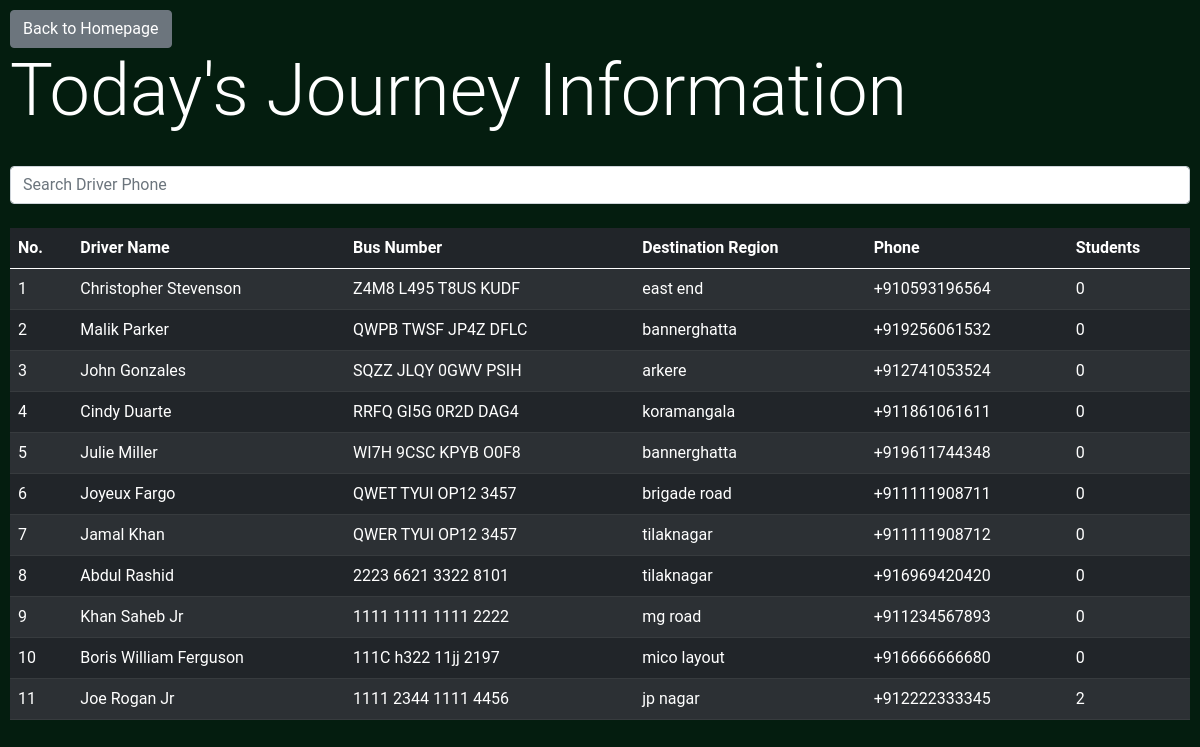
/admin/get_journey_info (signed in), run on an earlier commit of the app's database.
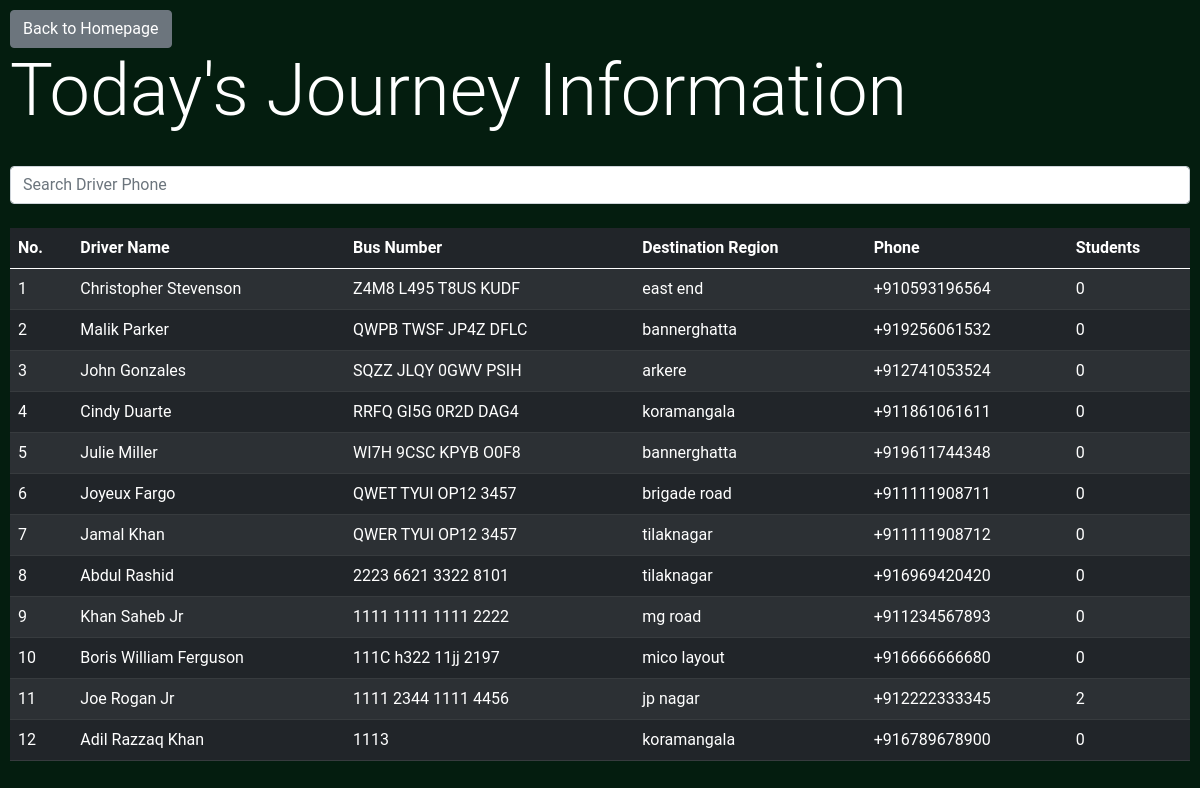
And on a later commit of the database.
### BusManager/models.py (models this page shows, shortened)
class DriverModel(db.Model):
	id = db.Column(db.Integer, primary_key=True)
	name = db.Column(db.String)
	phone = db.Column(db.String)
	bus_number = db.Column(db.String)
	location = db.relationship('LocationModel', secondary=driver_location_association, backref=db.backref('drivers', lazy='dynamic'))
	license_number  = db.Column(db.String)
	experience = db.Column(db.Integer) #Accept in terms of years
	average_rating = db.Column(db.Float) #1-5 Stars (decimal -> resolve in frontend)
	total_ratings = db.Column(db.Integer)
	rating_count = db.Column(db.Integer)
	profile_image = db.Column(db.String) #RawBytes or Hosted Location???
	is_verified = db.Column(db.Boolean)
	phone_verified = db.Column(db.Boolean)
	journeys = db.relationship('JourneyModel', backref='driver')

class LocationModel(db.Model):
	id = db.Column(db.Integer, primary_key=True)
	location_name = db.Column(db.String)

### BusManager/admin/routes.py (the view)
@admin.route('/get_journey_info')
@login_required
def get_journey_info():
	data = []
	drivers = DriverModel.query.all()
	for driver in drivers:
		jn = 0
		for journey in driver.journeys:
			if(journey.timestamp.day == datetime.datetime.utcnow().day):
				jn += 1
		data.append({'driver': driver, 'students': jn})
	return render_template('journey_info.html', title='Journey Information', data=data)

### BusManager/models.py (called while the page is built)
@login_manager.user_loader
def load_user(user_id):
    return AdminUser.query.get(int(user_id))

### BusManager/templates/journey_info.html (shortened to what this page needs)
{% extends 'bs_layout.html' %}
{% block content %}
<a class="btn btn-secondary" href="{{url_for('admin.admin_home')}}">Back to Homepage</a>
<h1 class='display-2'>Today's Journey Information</h1>
<br>
<input type="text" id="searchbar" class="form-control" placeholder="Search Driver Phone" onkeyup="tableFilterer(4)"><br>
<table class="table table-striped table-dark" id="tbl">
  <thead>
    <tr>
    <th scope="col">No.</th>
      <th scope="col">Driver Name</th>
	  <th scope="col">Bus Number</th>
     <th scope="col">Destination Region</th>
      <th scope="col">Phone</th>
	  <th scope="col">Students</th>
    </tr>
  </thead>
  <tbody id='tbdy'>
    {% for e in data %}
      <tr onclick="getDetails({{e['driver'].id}})">
        <td>{{loop.index}}</td>
        <td>{{e['driver'].name}}</td>
        <td>{{e['driver'].bus_number}}</td>
        <td>{{e['driver'].location[0].location_name}}</td>
        <td class='phn'>{{e['driver'].phone}}</td>
        <td>{{e['students']}}</td>
      </tr>
    {% endfor %}
  </tbody>
</table>
{% endblock content %}

### BusManager/templates/bs_layout.html (shortened to what this page needs)
<!doctype html>
<html lang="en">
  <head>
    <link href="https://cdn.jsdelivr.net/npm/bootstrap@5.0.0-beta1/dist/css/bootstrap.min.css" rel="stylesheet">
<link rel="stylesheet" href="{{url_for('static', filename='main.css')}}">
  </head>
  <body>
	{% block content %}
	{% endblock content %}
  </body>
</html>

### BusManager/static/main.css (style rules this page uses)
body { background-color: rgb(4, 29, 15); color: white; padding: 10px; font-family: 'Roboto', sans-serif; }

What changed in the data, as far as the page shows it:
added DriverModel: driver.name "Adil Razzaq Khan", driver.bus_number "1113", driver.phone "+916789678900"
Also different on the page:
new list line: "12 0"
new list line: "koramangala"
